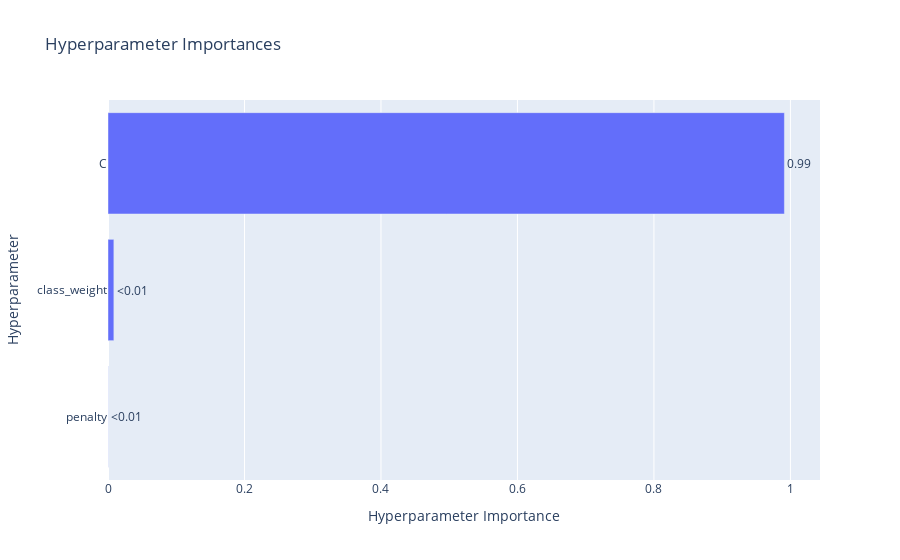

This figure's notebook cell:
### Markdown cell above
## Hyperparameter Importance

### Code cell
optuna.visualization.plot_param_importances(study)

### Figure 1 — Plotly figure (JSON) as saved in the notebook; plotly's stock layout.template omitted (floating-point values rounded to 4 significant figures)
{"data": [{"cliponaxis": false, "hovertemplate": ["penalty (CategoricalDistribution): 0.00021356790945849138<extra></extra>", "class_weight (CategoricalDistribution): 0.008605974872270801<extra></extra>", "C (FloatDistribution): 0.9911804572182706<extra></extra>"], "name": "Objective Value", "orientation": "h", "text": ["<0.01", "<0.01", "0.99"], "textposition": "outside", "type": "bar", "x": [0.0002136, 0.008606, 0.9912], "y": ["penalty", "class_weight", "C"]}], "layout": {"title": {"text": "Hyperparameter Importances"}, "xaxis": {"title": {"text": "Hyperparameter Importance"}}, "yaxis": {"title": {"text": "Hyperparameter"}}}}
